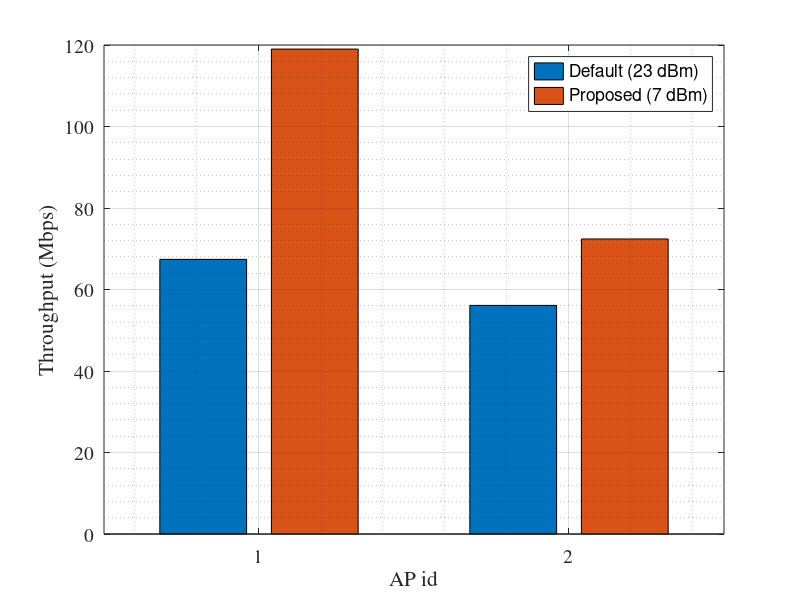

Recreate this plot in MATLAB.
clear all
clc

AP1 = [67.4 119];
AP2 = [56.1 72.4];

% 3D plot
figure
bar([AP1; AP2])
xlabel('AP id')
ylabel('Throughput (Mbps)')
legend({'Default (23 dBm)', 'Proposed (7 dBm)'})
set(gca,'FontSize',14,'FontName','Times')
grid on
grid minor